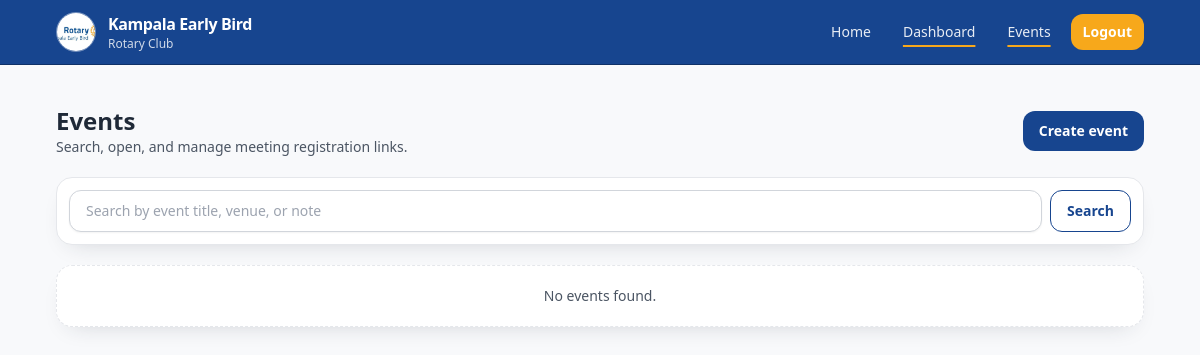
/dashboard/events/ (signed in), run on an earlier commit of the app's database.
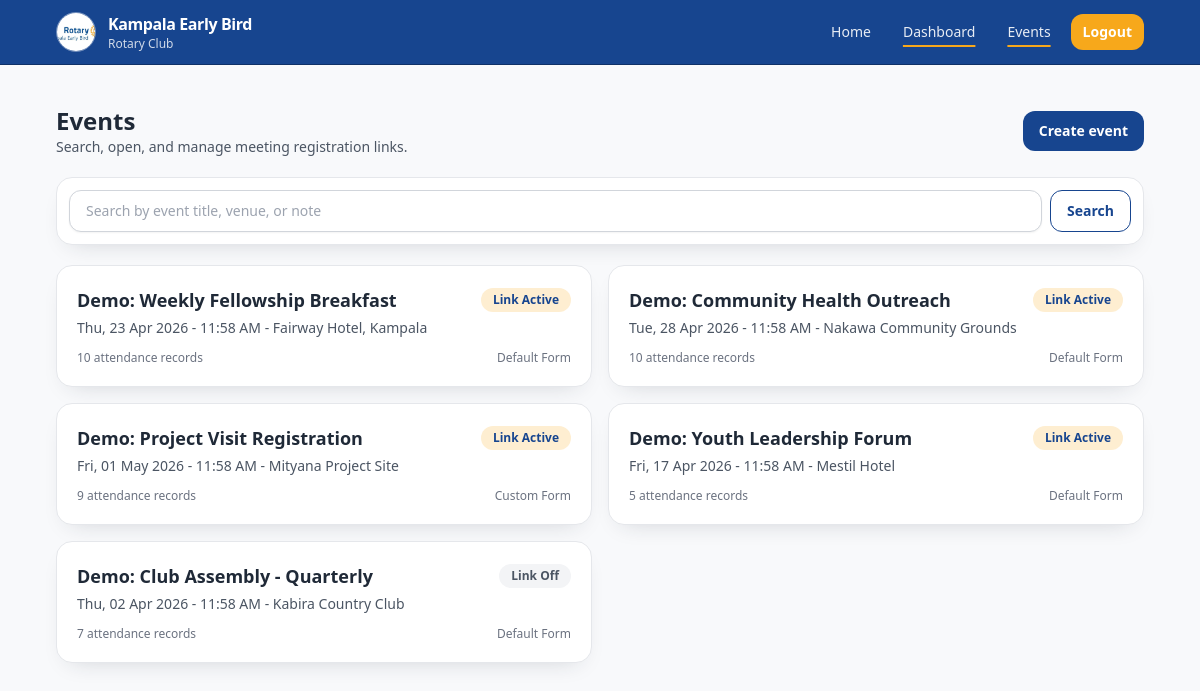
And on a later commit of the database.
### attendance/models.py (models this page shows, shortened)
class TimeStampedModel(models.Model):
    created_at = models.DateTimeField(auto_now_add=True)
    updated_at = models.DateTimeField(auto_now=True)
    class Meta:
        abstract = True

class Event(TimeStampedModel):
    STATUS_CHOICES = [
        ("open", "Open"),
        ("closed", "Closed"),
        ("archived", "Archived"),
    ]
    public_id = models.UUIDField(default=uuid.uuid4, editable=False, unique=True)
    title = models.CharField(max_length=180)
    description = models.TextField(blank=True)
    venue = models.CharField(max_length=180, blank=True)
    event_date = models.DateTimeField()
    status = models.CharField(max_length=20, choices=STATUS_CHOICES, default="open")
    announce_to_members = models.BooleanField(default=False)
    is_link_active = models.BooleanField(default=True)
    form_template = models.ForeignKey(
        "FormTemplate",
        on_delete=models.SET_NULL,
        related_name="events",
        null=True,
        blank=True,
    )
    created_by = models.ForeignKey(
        settings.AUTH_USER_MODEL,
        on_delete=models.SET_NULL,
        related_name="events",
        null=True,
        blank=True,
    )
    class Meta:
        ordering = ["-event_date"]

### attendance/views.py (the view)
# urls.py: path("dashboard/events/", EventListView.as_view(), name="event-list"),
class EventListView(LoginRequiredMixin, ListView):
    model = Event
    template_name = "attendance/dashboard/event_list.html"
    context_object_name = "events"
    def get_queryset(self):
        qs = Event.objects.annotate(attendance_total=Count("attendances"))
        query = self.request.GET.get("q", "").strip()
        if query:
            qs = qs.filter(
                Q(title__icontains=query)
                | Q(description__icontains=query)
                | Q(venue__icontains=query)
            )
        now = timezone.now()
        events = list(qs)
        events.sort(key=lambda e: (e.event_date < now, abs(e.event_date - now)))
        return events
    def get_context_data(self, **kwargs):
        context = super().get_context_data(**kwargs)
        context["q"] = self.request.GET.get("q", "")
        return context

### templates/attendance/dashboard/event_list.html (shortened to what this page needs)
{% extends "attendance/base.html" %}
{% block content %}
<section class="space-y-5">
    <div class="flex items-center justify-between gap-3">
        <div>
            <h1 class="text-2xl font-bold text-[#1F2937]">Events</h1>
            <p class="text-sm text-gray-600">Search, open, and manage meeting registration links.</p>
        </div>
        <a href="{% url 'attendance:event-wizard' %}" class="btn-primary">Create event</a>
    </div>
    <form method="get" class="card p-3">
        <div class="flex gap-2">
            <input type="text" name="q" value="{{ q }}" placeholder="Search by event title, venue, or note" class="input-field mt-0 py-2">
            <button class="btn-secondary" type="submit">Search</button>
        </div>
    </form>
    <div class="grid gap-4 lg:grid-cols-2">
        {% for event in events %}
            <a href="{% url 'attendance:event-detail' public_id=event.public_id %}" class="card block transition duration-200 ease-in-out hover:shadow-lg">
                <div class="flex flex-wrap items-center justify-between gap-2">
                    <h2 class="text-lg font-semibold text-[#1F2937]">{{ event.title }}</h2>
                    <span class="rounded-full px-3 py-1 text-xs font-semibold {% if event.is_link_active %}bg-rotary-gold/20 text-rotary-blue{% else %}bg-gray-100 text-gray-600{% endif %}">
                        {% if event.is_link_active %}Link Active{% else %}Link Off{% endif %}
                    </span>
                </div>
                <p class="mt-1 text-sm text-gray-600">{{ event.event_date|date:"D, d M Y - g:i A" }}{% if event.venue %} - {{ event.venue }}{% endif %}</p>
                <div class="mt-3 flex items-center justify-between text-xs text-gray-500">
                    <p>{{ event.attendance_total }} attendance record{{ event.attendance_total|pluralize }}</p>
                    <p>{% if event.form_template_id %}Custom Form{% else %}Default Form{% endif %}</p>
                </div>
            </a>
        {% empty %}
            <div class="card border-dashed text-center lg:col-span-2">
                <p class="text-sm text-gray-600">No events found.</p>
            </div>
        {% endfor %}
    </div>
</section>
{% endblock %}

What changed in the data, as far as the page shows it:
added Event: title "Demo: Weekly Fellowship Breakfast", is_link_active "Link Active", event_date "Thu, 23 Apr 2026 - 11:58 AM", venue "Fairway Hotel, Kampala", attendance_total "10", shows "Default Form"
added Event: title "Demo: Community Health Outreach", is_link_active "Link Active", event_date "Tue, 28 Apr 2026 - 11:58 AM", venue "Nakawa Community Grounds", attendance_total "10", shows "Default Form"
added Event: title "Demo: Project Visit Registration", is_link_active "Link Active", event_date "Fri, 01 May 2026 - 11:58 AM", venue "Mityana Project Site", attendance_total "9", shows "Custom Form"
added Event: title "Demo: Youth Leadership Forum", is_link_active "Link Active", event_date "Fri, 17 Apr 2026 - 11:58 AM", venue "Mestil Hotel", attendance_total "5", shows "Default Form"
added Event: title "Demo: Club Assembly - Quarterly", is_link_active "Link Off", event_date "Thu, 02 Apr 2026 - 11:58 AM", venue "Kabira Country Club", attendance_total "7", shows "Default Form"
Also different on the page:
text no longer shown: "No events found."
